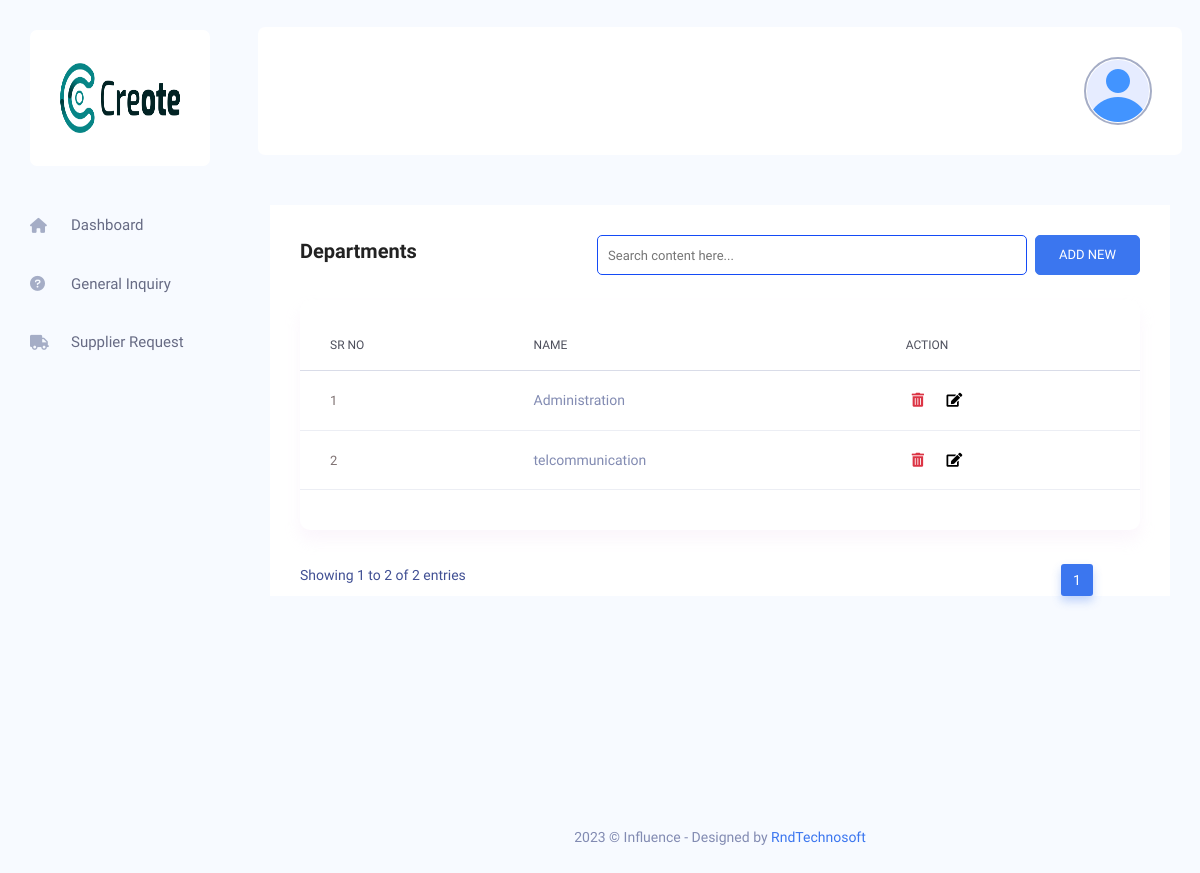
Screenshot of /admin/manage-department.php (signed in) with the database file from the repository.
### tables this page shows
CREATE TABLE `tbl_footer_setting` (
  `id` int(11) UNSIGNED NOT NULL,
  `name` varchar(190) NOT NULL,
  `logo` varchar(190) NOT NULL,
  `alt_tag` varchar(191) NOT NULL,
  `background_image` text NOT NULL,
  `alt_tag1` varchar(191) NOT NULL,
  `about_us_des` varchar(250) NOT NULL,
  `facebook_link` varchar(191) NOT NULL,
  `twitter_link` varchar(191) NOT NULL,
  `instagram_link` varchar(191) NOT NULL,
  `youtube_link` varchar(191) NOT NULL,
  `create_at` timestamp NOT NULL DEFAULT current_timestamp(),
  `update_at` timestamp NULL DEFAULT NULL ON UPDATE current_timestamp()
);

CREATE TABLE `tbl_dept` (
  `id` int(11) UNSIGNED NOT NULL,
  `name` varchar(70) NOT NULL,
  `created_at` datetime NOT NULL DEFAULT current_timestamp(),
  `updated_at` timestamp NULL DEFAULT NULL ON UPDATE current_timestamp()
);

### admin/manage-department.php (the view, shortened to what this page needs)
<?php
include 'includes/header.php';
?>
<?php
include 'includes/side-bar.php';
?>
<?php include 'includes/top-bar.php';
?>
<div class="main_content_iner ">
    <div class="container-fluid plr_30 body_white_bg pt_30">
        <div class="row justify-content-center">
            <div class="col-12">
                <div class="QA_section">
                    <div class="white_box_tittle list_header">
                        <h4>Departments</h4>
                        <div class="box_right d-flex lms_block">
                            <div class="serach_field_2">
                                <div class="search_inner">
                                    <div class="search_field">
                                        <input type="text" placeholder="Search content here..." class="search-table-data">
                                    </div>
                                </div>
                            </div>
                            <div class="add_button ms-2">
                                <button type="button" class="btn_1" data-bs-toggle="modal" data-bs-target="#department">
                                    ADD NEW
                                </button>
                            </div>
                        </div>
                    </div>
                    <div class="QA_table ">
                        <table class="table lms_table_active">
                            <thead>
                                <tr>
                                    <th scope="col">Sr No</th>
                                    <th scope="col">Name</th>
                                    <th scope="col">Action</th>
                                </tr>
                            </thead>
                            <tbody>
                                <?php
                                $sql = 'SELECT * FROM tbl_dept';
                                $result = mysqli_query($conn, $sql);
                                if (mysqli_num_rows($result) > 0) {
                                    $cno = 1;
                                    while ($row = mysqli_fetch_assoc($result)) {
                                ?>
                                        <tr>
                                            <th scope="row"> <a href="#" class="question_content"><?php echo $cno ?></a></th>
                                            <td><?php echo $row['name'] ?></td>
                                            <td>
                                                <form class="d-inline" action="" method="post">
                                                    <button type="submit" name="del" id="" class="fas fa-trash-alt text-danger border border-0 bg-white" onclick=" return confirm('Are you sure you want to delete this data?')">
                                                </form>&nbsp&nbsp
                                                <form class="d-inline" action="update-department.php" method="post">
                                                    <button type="submit" name="update-department" id="" class="fas fa-edit  border border-0 bg-white">
                                                </form>
                                            </td>
                                        </tr>
                                <?php
                                        $cno++;
                                    }
                                } ?>
                            </tbody>
                        </table>
                    </div>
                </div>
            </div>
        </div>
    </div>
</div>
<?php
include 'includes/footer.php';
?>

### admin/includes/side-bar.php (shortened to what this page needs)
<?php
$select = "SELECT * FROM tbl_footer_setting WHERE id = 1";
$footerl = mysqli_query($conn, $select);
$sidebarlogo = mysqli_fetch_assoc($footerl);
?>
<nav class="sidebar">
    <div class="logo d-flex justify-content-between">
        <a href="home.php"><img src="./images/footer/<?php echo $sidebarlogo['logo']; ?>" height="70" width="70" alt="<?php echo $sidebarlogo['alt_tag']; ?>"></a>
    </div>
    <ul id="sidebar_menu">
        <li class="">
            <a class="" href="home.php" aria-expanded="false">
               <i class="fa-solid fa-house"></i>
                <span>Dashboard</span>
            </a>
        </li>
         <li class="">
            <a class="" href="manage-general-inquiry.php" aria-expanded="false">
                <i class="fa-solid fa-circle-question"></i>
                <span>General Inquiry</span>
            </a>
        </li>
         <li class="">
            <a class="" href="manage-supplier-request.php" aria-expanded="false">
                <i class="fas fa-truck"></i>
                <span>Supplier Request</span>
            </a>
        </li>
    </ul>
</nav>

### admin/assets/css/custome.css (style rules this page uses)
.serach_field_2 .search_inner input { color: #000; font-size: 13px; height: 40px; width: 100%; border-radius: 5px; padding-left: 10px !important; border: 1px solid #144bf6; padding-right: 15px; }

### rows the page displays
tbl_footer_setting: logo (placeholder picture)
tbl_dept: name "Administration"
tbl_dept: name "telcommunication"
